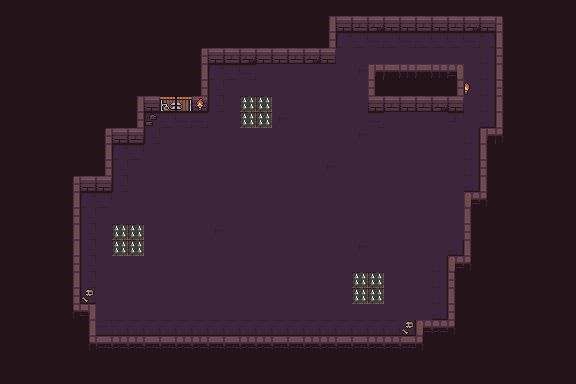

This game map was drawn from its Tiled (.tmx) file and the tilesets committed beside it. A one-line description and the trimmed map source follow:
An orthogonal 36x24 tile map with 16x16 px tiles, 2 tile layers (background, elementos), 3 tilesets and 24 objects.

<map version="1.2" tiledversion="1.2.2" orientation="orthogonal" renderorder="right-up" width="36" height="24" tilewidth="16" tileheight="16" infinite="0" nextlayerid="7" nextobjectid="38">
 <tileset firstgid="1" source="sin_nombre.tsx" />
 <tileset firstgid="101" source="b.tsx" />
 <tileset firstgid="197" source="nose.tsx" />
 <layer id="1" name="background" width="36" height="24">
  <data>[864 cells, 864 non-empty, 42 distinct tile ids]</data>
 </layer>
 <layer id="2" name="elementos" width="36" height="24">
  <data>[864 cells, 30 non-empty, 8 distinct tile ids]</data>
 </layer>
 <objectgroup id="3" name="wall">
  <object id="2" x="336" y="16" width="176" height="16" />
  <object id="5" x="496" y="32" width="16" height="112" />
  <object id="6" x="480" y="128" width="16" height="80" />
  <object id="7" x="464" y="192" width="16" height="80" />
  <object id="8" x="448" y="256" width="16" height="80" />
  <object id="10" x="416" y="320" width="32" height="16" />
  <object id="11" x="80" y="336" width="352" height="16" />
  <object id="12" x="80" y="304" width="16" height="32" />
  <object id="13" x="64" y="176" width="16" height="144" />
  <object id="14" x="96" y="128" width="16" height="64" />
  <object id="15" x="128" y="96" width="16" height="48" />
  <object id="16" x="144" y="96" width="64" height="16" />
  <object id="17" x="192" y="48" width="16" height="48" />
  <object id="18" x="208" y="48" width="128" height="16" />
  <object id="19" x="320" y="16" width="16" height="32" />
  <object id="20" x="368" y="64" width="96" height="48" />
  <object id="21" x="80" y="176" width="16" height="16" />
  <object id="22" x="112" y="128" width="16" height="16" />
 </objectgroup>
 <objectgroup id="4" name="cofre">
  <object id="29" x="416" y="112" width="16" height="16" />
 </objectgroup>
 <objectgroup id="5" name="generador">
  <object id="31" x="160" y="112" width="32" height="16">
   <properties>
    <property name="tipo" type="int" value="0" />
   </properties>
  </object>
  <object id="32" x="96" y="320" width="16" height="16">
   <properties>
    <property name="tipo" type="int" value="1" />
   </properties>
  </object>
 </objectgroup>
 <objectgroup id="6" name="pinchos">
  <object id="24" x="240" y="96" width="32" height="32" />
  <object id="25" x="112" y="224" width="32" height="32" />
  <object id="27" x="352" y="272" width="32" height="32" />
 </objectgroup>
</map>
